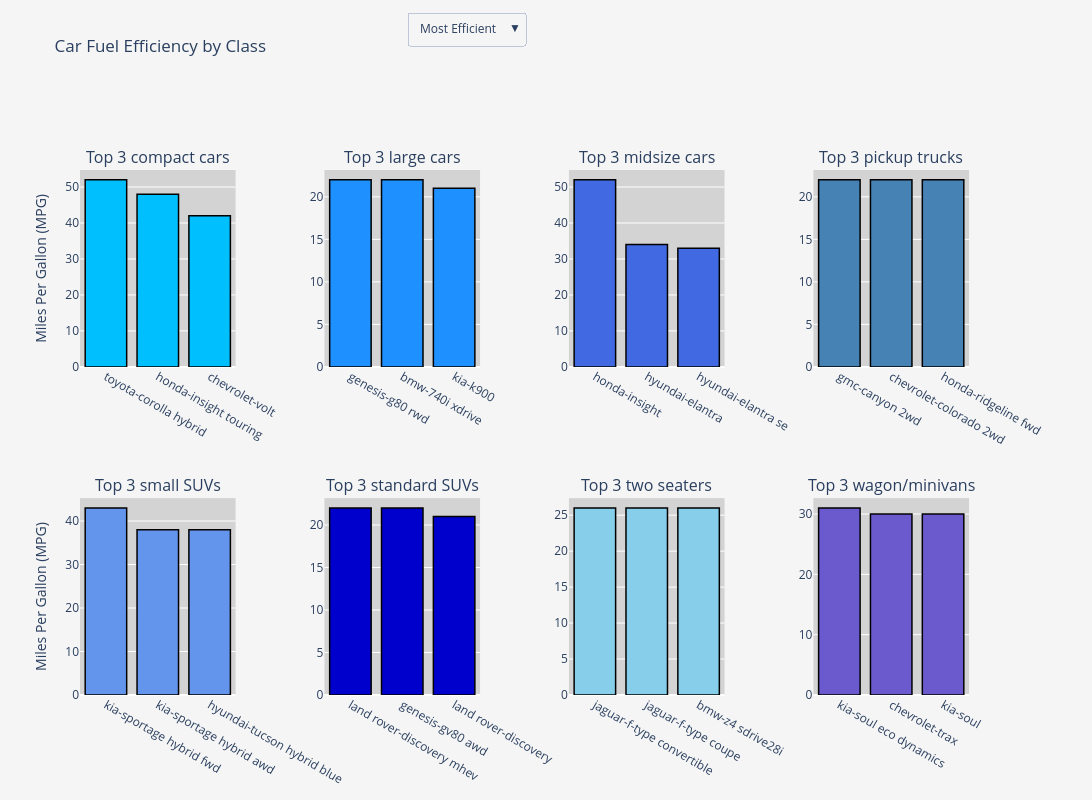

Source (notebook cell):
### Code cell
# Extract unique car classes and define subplot grid
classes = top_in_class['class'].unique()
num_classes, cols = len(classes), 4
rows = -(-num_classes // cols)  # Equivalent to math.ceil(num_classes / cols)

# Shorten certain class names to avoid overlapping off titles in subplots
def clean_class_name(name):
    return name.replace("standard utility vehicle", "SUV").replace("sport utility vehicle", "SUV")

# Create subplots with dynamic titles
fig = make_subplots(
    rows=rows, cols=cols,
    subplot_titles=[f"Top 3 {clean_class_name(car_class)}s" for car_class in classes],
    horizontal_spacing=0.1
)

# Define color palettes
color_palettes = {
    "most": ['deepskyblue', 'dodgerblue', 'royalblue', 'steelblue', 'cornflowerblue', 'mediumblue', 'skyblue', 'slateblue'],
    "least": [    'salmon', 'tomato', 'coral', 'lightcoral', 'indianred', 'firebrick', 'orangered', 'darkred']
}
color_maps = {
    "most": {cls: color_palettes["most"][i % len(color_palettes["most"])] for i, cls in enumerate(classes)},
    "least": {cls: color_palettes["least"][i % len(color_palettes["least"])] for i, cls in enumerate(classes)}
}

# Custom hover template
hover_template = (
    "<b>%{x}</b><br>MPG: %{y}<br>Cylinders: %{customdata[0]}<br>Displacement: %{customdata[1]}L<extra></extra>"
)

# Function to add bar traces
def add_bar_trace(fig, data, car_class, label, color_map, row, col, visibility):
    fig.add_trace(
        go.Bar(
            x=data['make/model'], y=data['combination_mpg'],
            customdata=data[['cylinders', 'displacement']],
            hovertemplate=hover_template,
            marker=dict(color=color_map[car_class], line=dict(color='black', width=1.5)),
            name=f"{label}: {car_class}", showlegend=False, visible=visibility
        ),
        row=row, col=col
    )

# Track visibility states
visibility_map = {"most": [], "least": []}

# Loop through classes once and add both most & least efficient traces
for i, car_class in enumerate(classes):
    row, col = (i // cols) + 1, (i % cols) + 1

    # Add bar traces for most efficient cars
    add_bar_trace(fig, top_in_class[top_in_class['class'] == car_class].sort_values(by='rank'), 
                  car_class, "Most", color_maps["most"], row, col, True)
    visibility_map["most"].append(True)
    visibility_map["least"].append(False)

    # Add bar traces for least efficient cars
    add_bar_trace(fig, least_in_class[least_in_class['class'] == car_class].sort_values(by='rank'), 
                  car_class, "Least", color_maps["least"], row, col, False)
    visibility_map["most"].append(False)
    visibility_map["least"].append(True)

# Dropdown menu for toggling between most & least efficient cars
fig.update_layout(
    yaxis_title="Miles Per Gallon (MPG)",
    height=400 * rows, width=1200, title_text="Car Fuel Efficiency by Class",
    showlegend=False, plot_bgcolor='lightgrey', paper_bgcolor='#F5F5F5',
    title_y=0.95, hovermode='closest',
    updatemenus=[{
        "buttons": [
            {"args": [{"visible": visibility_map["most"]}, {"title": "Most Efficient Cars"}],
             "label": "Most Efficient", "method": "update"},
            {"args": [{"visible": visibility_map["least"]}, {"title": "Least Efficient Cars"}],
             "label": "Least Efficient", "method": "update"},
        ],
        "direction": "down", "x": 0.5, "y": 1.3, "xanchor": "right", "yanchor": "top"
    }]
)

# Update only the first subplot of each row with a y-axis label
for i in range(rows):  # Iterate through rows
    fig.update_layout({f'yaxis{(i * cols) + 1}_title': "Miles Per Gallon (MPG)"})
    
# Ensure only "most efficient" traces are visible initially
fig.update_traces(hoverlabel=dict(font=dict(color="white")))

# Save the plotly graph as an HTML file
fig.write_html(r'C:\Users\lebo\OneDrive\Documents\GitHub\Fuel_Economy_Insights\plotly(Top 3 efficient_inefficient).html')
fig.show()

### Figure 1 — Plotly figure (JSON) as saved in the notebook; plotly's stock layout.template omitted (floating-point values rounded to 4 significant figures)
{"data": [{"customdata": [[4.0, 1.8], [4.0, 1.5], [4.0, 1.5]], "hoverlabel": {"font": {"color": "white"}}, "hovertemplate": "<b>%{x}</b><br>MPG: %{y}<br>Cylinders: %{customdata[0]}<br>Displacement: %{customdata[1]}L<extra></extra>", "marker": {"color": "deepskyblue", "line": {"color": "black", "width": 1.5}}, "name": "Most: compact car", "showlegend": false, "type": "bar", "visible": true, "x": ["toyota-corolla hybrid", "honda-insight touring", "chevrolet-volt"], "xaxis": "x", "y": [52, 48, 42], "yaxis": "y"}, {"customdata": [[12.0, 5.9], [12.0, 5.9], [12.0, 5.9]], "hoverlabel": {"font": {"color": "white"}}, "hovertemplate": "<b>%{x}</b><br>MPG: %{y}<br>Cylinders: %{customdata[0]}<br>Displacement: %{customdata[1]}L<extra></extra>", "marker": {"color": "salmon", "line": {"color": "black", "width": 1.5}}, "name": "Least: compact car", "showlegend": false, "type": "bar", "visible": false, "x": ["aston martin-rapide s", "aston martin-vanquish", "aston martin-db9"], "xaxis": "x", "y": [15, 15, 15], "yaxis": "y"}, {"customdata": [[6.0, 3.8], [6.0, 3.0], [6.0, 3.8]], "hoverlabel": {"font": {"color": "white"}}, "hovertemplate": "<b>%{x}</b><br>MPG: %{y}<br>Cylinders: %{customdata[0]}<br>Displacement: %{customdata[1]}L<extra></extra>", "marker": {"color": "dodgerblue", "line": {"color": "black", "width": 1.5}}, "name": "Most: large car", "showlegend": false, "type": "bar", "visible": true, "x": ["genesis-g80 rwd", "bmw-740i xdrive", "kia-k900"], "xaxis": "x2", "y": [22, 22, 21], "yaxis": "y2"}, {"customdata": [[8.0, 5.0], [8.0, 5.0], [8.0, 5.0]], "hoverlabel": {"font": {"color": "white"}}, "hovertemplate": "<b>%{x}</b><br>MPG: %{y}<br>Cylinders: %{customdata[0]}<br>Displacement: %{customdata[1]}L<extra></extra>", "marker": {"color": "tomato", "line": {"color": "black", "width": 1.5}}, "name": "Least: large car", "showlegend": false, "type": "bar", "visible": false, "x": ["hyundai-equus", "jaguar-xjl", "jaguar-xj"], "xaxis": "x2", "y": [18, 18, 18], "yaxis": "y2"}, {"customdata": [[4.0, 1.5], [4.0, 2.0], [4.0, 2.0]], "hoverlabel": {"font": {"color": "white"}}, "hovertemplate": "<b>%{x}</b><br>MPG: %{y}<br>Cylinders: %{customdata[0]}<br>Displacement: %{customdata[1]}L<extra></extra>", "marker": {"color": "royalblue", "line": {"color": "black", "width": 1.5}}, "name": "Most: midsize car", "showlegend": false, "type": "bar", "visible": true, "x": ["honda-insight", "hyundai-elantra", "hyundai-elantra se"], "xaxis": "x3", "y": [52, 34, 33], "yaxis": "y3"}, {"customdata": [[8.0, 4.4], [8.0, 4.4], [8.0, 6.8]], "hoverlabel": {"font": {"color": "white"}}, "hovertemplate": "<b>%{x}</b><br>MPG: %{y}<br>Cylinders: %{customdata[0]}<br>Displacement: %{customdata[1]}L<extra></extra>", "marker": {"color": "coral", "line": {"color": "black", "width": 1.5}}, "name": "Least: midsize car", "showlegend": false, "type": "bar", "visible": false, "x": ["bmw-m8 competition gran coupe", "bmw-m5 cs sedan", "bentley-mulsanne"], "xaxis": "x3", "y": [17, 17, 14], "yaxis": "y3"}, {"customdata": [[4.0, 2.5], [4.0, 2.5], [6.0, 3.5]], "hoverlabel": {"font": {"color": "white"}}, "hovertemplate": "<b>%{x}</b><br>MPG: %{y}<br>Cylinders: %{customdata[0]}<br>Displacement: %{customdata[1]}L<extra></extra>", "marker": {"color": "steelblue", "line": {"color": "black", "width": 1.5}}, "name": "Most: pickup truck", "showlegend": false, "type": "bar", "visible": true, "x": ["gmc-canyon 2wd", "chevrolet-colorado 2wd", "honda-ridgeline fwd"], "xaxis": "x4", "y": [22, 22, 22], "yaxis": "y4"}, {"customdata": [[8.0, 5.3], [8.0, 5.7], [8.0, 5.7]], "hoverlabel": {"font": {"color": "white"}}, "hovertemplate": "<b>%{x}</b><br>MPG: %{y}<br>Cylinders: %{customdata[0]}<br>Displacement: %{customdata[1]}L<extra></extra>", "marker": {"color": "lightcoral", "line": {"color": "black", "width": 1.5}}, "name": "Least: pickup truck", "showlegend": false, "type": "bar", "visible": false, "x": ["gmc-sierra k15 4wd", "ram-1500 2wd", "ram-1500 4wd"], "xaxis": "x4", "y": [18, 17, 17], "yaxis": "y4"}, {"customdata": [[4.0, 1.6], [4.0, 1.6], [4.0, 1.6]], "hoverlabel": {"font": {"color": "white"}}, "hovertemplate": "<b>%{x}</b><br>MPG: %{y}<br>Cylinders: %{customdata[0]}<br>Displacement: %{customdata[1]}L<extra></extra>", "marker": {"color": "cornflowerblue", "line": {"color": "black", "width": 1.5}}, "name": "Most: small sport utility vehicle", "showlegend": false, "type": "bar", "visible": true, "x": ["kia-sportage hybrid fwd", "kia-sportage hybrid awd", "hyundai-tucson hybrid blue"], "xaxis": "x5", "y": [43, 38, 38], "yaxis": "y5"}, {"customdata": [[6.0, 3.0], [6.0, 3.3], [6.0, 3.5]], "hoverlabel": {"font": {"color": "white"}}, "hovertemplate": "<b>%{x}</b><br>MPG: %{y}<br>Cylinders: %{customdata[0]}<br>Displacement: %{customdata[1]}L<extra></extra>", "marker": {"color": "indianred", "line": {"color": "black", "width": 1.5}}, "name": "Least: small sport utility vehicle", "showlegend": false, "type": "bar", "visible": false, "x": ["volvo-xc70 awd", "hyundai-santa fe ultimate awd", "nissan-murano crosscabriolet"], "xaxis": "x5", "y": [20, 19, 19], "yaxis": "y5"}, {"customdata": [[6.0, 3.0], [4.0, 2.5], [4.0, 2.0]], "hoverlabel": {"font": {"color": "white"}}, "hovertemplate": "<b>%{x}</b><br>MPG: %{y}<br>Cylinders: %{customdata[0]}<br>Displacement: %{customdata[1]}L<extra></extra>", "marker": {"color": "mediumblue", "line": {"color": "black", "width": 1.5}}, "name": "Most: standard sport utility vehicle", "showlegend": false, "type": "bar", "visible": true, "x": ["land rover-discovery mhev", "genesis-gv80 awd", "land rover-discovery"], "xaxis": "x6", "y": [22, 22, 21], "yaxis": "y6"}, {"customdata": [[8.0, 6.2], [12.0, 6.0], [8.0, 6.4]], "hoverlabel": {"font": {"color": "white"}}, "hovertemplate": "<b>%{x}</b><br>MPG: %{y}<br>Cylinders: %{customdata[0]}<br>Displacement: %{customdata[1]}L<extra></extra>", "marker": {"color": "firebrick", "line": {"color": "black", "width": 1.5}}, "name": "Least: standard sport utility vehicle", "showlegend": false, "type": "bar", "visible": false, "x": ["cadillac-escalade 4wd", "bentley-bentayga", "jeep-grand cherokee srt8"], "xaxis": "x6", "y": [16, 15, 15], "yaxis": "y6"}, {"customdata": [[4.0, 2.0], [4.0, 2.0], [4.0, 2.0]], "hoverlabel": {"font": {"color": "white"}}, "hovertemplate": "<b>%{x}</b><br>MPG: %{y}<br>Cylinders: %{customdata[0]}<br>Displacement: %{customdata[1]}L<extra></extra>", "marker": {"color": "skyblue", "line": {"color": "black", "width": 1.5}}, "name": "Most: two seater", "showlegend": false, "type": "bar", "visible": true, "x": ["jaguar-f-type convertible", "jaguar-f-type coupe", "bmw-z4 sdrive28i"], "xaxis": "x7", "y": [26, 26, 26], "yaxis": "y7"}, {"customdata": [[10.0, 5.2], [10.0, 5.2], [8.0, 6.2]], "hoverlabel": {"font": {"color": "white"}}, "hovertemplate": "<b>%{x}</b><br>MPG: %{y}<br>Cylinders: %{customdata[0]}<br>Displacement: %{customdata[1]}L<extra></extra>", "marker": {"color": "orangered", "line": {"color": "black", "width": 1.5}}, "name": "Least: two seater", "showlegend": false, "type": "bar", "visible": false, "x": ["audi-r8", "audi-r8 spyder", "chevrolet-corvette zr1"], "xaxis": "x7", "y": [17, 17, 15], "yaxis": "y7"}, {"customdata": [[4.0, 2.0], [3.0, 1.2], [4.0, 2.0]], "hoverlabel": {"font": {"color": "white"}}, "hovertemplate": "<b>%{x}</b><br>MPG: %{y}<br>Cylinders: %{customdata[0]}<br>Displacement: %{customdata[1]}L<extra></extra>", "marker": {"color": "slateblue", "line": {"color": "black", "width": 1.5}}, "name": "Most: wagon/minivan", "showlegend": false, "type": "bar", "visible": true, "x": ["kia-soul eco dynamics", "chevrolet-trax", "kia-soul"], "xaxis": "x8", "y": [31, 30, 30], "yaxis": "y8"}, {"customdata": [[6.0, 3.3], [6.0, 3.3], [6.0, 3.3]], "hoverlabel": {"font": {"color": "white"}}, "hovertemplate": "<b>%{x}</b><br>MPG: %{y}<br>Cylinders: %{customdata[0]}<br>Displacement: %{customdata[1]}L<extra></extra>", "marker": {"color": "darkred", "line": {"color": "black", "width": 1.5}}, "name": "Least: wagon/minivan", "showlegend": false, "type": "bar", "visible": false, "x": ["kia-sedona", "kia-sedona sx", "kia-sedona sxl"], "xaxis": "x8", "y": [21, 21, 19], "yaxis": "y8"}], "layout": {"annotations": [{"font": {"size": 16}, "showarrow": false, "text": "Top 3 compact cars", "x": 0.0875, "xanchor": "center", "xref": "paper", "y": 1, "yanchor": "bottom", "yref": "paper"}, {"font": {"size": 16}, "showarrow": false, "text": "Top 3 large cars", "x": 0.3625, "xanchor": "center", "xref": "paper", "y": 1, "yanchor": "bottom", "yref": "paper"}, {"font": {"size": 16}, "showarrow": false, "text": "Top 3 midsize cars", "x": 0.6375, "xanchor": "center", "xref": "paper", "y": 1, "yanchor": "bottom", "yref": "paper"}, {"font": {"size": 16}, "showarrow": false, "text": "Top 3 pickup trucks", "x": 0.9125, "xanchor": "center", "xref": "paper", "y": 1, "yanchor": "bottom", "yref": "paper"}, {"font": {"size": 16}, "showarrow": false, "text": "Top 3 small SUVs", "x": 0.0875, "xanchor": "center", "xref": "paper", "y": 0.375, "yanchor": "bottom", "yref": "paper"}, {"font": {"size": 16}, "showarrow": false, "text": "Top 3 standard SUVs", "x": 0.3625, "xanchor": "center", "xref": "paper", "y": 0.375, "yanchor": "bottom", "yref": "paper"}, {"font": {"size": 16}, "showarrow": false, "text": "Top 3 two seaters", "x": 0.6375, "xanchor": "center", "xref": "paper", "y": 0.375, "yanchor": "bottom", "yref": "paper"}, {"font": {"size": 16}, "showarrow": false, "text": "Top 3 wagon/minivans", "x": 0.9125, "xanchor": "center", "xref": "paper", "y": 0.375, "yanchor": "bottom", "yref": "paper"}], "height": 800, "hovermode": "closest", "paper_bgcolor": "#F5F5F5", "plot_bgcolor": "lightgrey", "showlegend": false, "title": {"text": "Car Fuel Efficiency by Class", "y": 0.95}, "updatemenus": [{"buttons": [{"args": [{"visible": [true, false, true, false, true, false, true, false, true, false, true, false, true, false, true, false]}, {"title": "Most Efficient Cars"}], "label": "Most Efficient", "method": "update"}, {"args": [{"visible": [false, true, false, true, false, true, false, true, false, true, false, true, false, true, false, true]}, {"title": "Least Efficient Cars"}], "label": "Least Efficient", "method": "update"}], "direction": "down", "x": 0.5, "xanchor": "right", "y": 1.3, "yanchor": "top"}], "width": 1200, "xaxis": {"anchor": "y", "domain": [0, 0.175]}, "xaxis2": {"anchor": "y2", "domain": [0.275, 0.45]}, "xaxis3": {"anchor": "y3", "domain": [0.55, 0.725]}, "xaxis4": {"anchor": "y4", "domain": [0.825, 1]}, "xaxis5": {"anchor": "y5", "domain": [0, 0.175]}, "xaxis6": {"anchor": "y6", "domain": [0.275, 0.45]}, "xaxis7": {"anchor": "y7", "domain": [0.55, 0.725]}, "xaxis8": {"anchor": "y8", "domain": [0.825, 1]}, "yaxis": {"anchor": "x", "domain": [0.625, 1], "title": {"text": "Miles Per Gallon (MPG)"}}, "yaxis2": {"anchor": "x2", "domain": [0.625, 1]}, "yaxis3": {"anchor": "x3", "domain": [0.625, 1]}, "yaxis4": {"anchor": "x4", "domain": [0.625, 1]}, "yaxis5": {"anchor": "x5", "domain": [0, 0.375], "title": {"text": "Miles Per Gallon (MPG)"}}, "yaxis6": {"anchor": "x6", "domain": [0, 0.375]}, "yaxis7": {"anchor": "x7", "domain": [0, 0.375]}, "yaxis8": {"anchor": "x8", "domain": [0, 0.375]}}}
